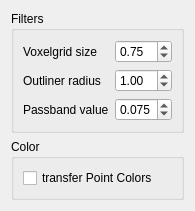
       <widget class="QWidget" name="page_Mesh">
        <property name="geometry">
         <rect>
          <x>0</x>
          <y>0</y>
          <width>168</width>
          <height>185</height>
         </rect>
        </property>
        <property name="layoutDirection">
         <enum>Qt::LeftToRight</enum>
        </property>
        <attribute name="label">
         <string>Mesh</string>
        </attribute>
        <layout class="QVBoxLayout" name="verticalLayout_5">
         <item>
          <widget class="QGroupBox" name="groupBox_Filters">
           <property name="title">
            <string>Filters</string>
           </property>
           <layout class="QGridLayout" name="gridLayout_8">
            <item row="2" column="0">
             <widget class="QLabel" name="label_MeshVoxelgridSize">
              <property name="text">
               <string>Voxelgrid size</string>
              </property>
             </widget>
            </item>
            <item row="4" column="1">
             <widget class="QDoubleSpinBox" name="doubleSpinBox_PassbandValue">
              <property name="decimals">
               <number>3</number>
              </property>
              <property name="minimum">
               <double>0.000000000000000</double>
              </property>
              <property name="maximum">
               <double>1.000000000000000</double>
              </property>
              <property name="singleStep">
               <double>0.010000000000000</double>
              </property>
              <property name="value">
               <double>0.075000000000000</double>
              </property>
             </widget>
            </item>
            <item row="4" column="0">
             <widget class="QLabel" name="label_PassbandValue">
              <property name="text">
               <string>Passband value</string>
              </property>
             </widget>
            </item>
            <item row="2" column="1">
             <widget class="QDoubleSpinBox" name="doubleSpinBox_MeshVoxelgridSize">
              <property name="decimals">
               <number>2</number>
              </property>
              <property name="minimum">
               <double>0.000000000000000</double>
              </property>
              <property name="maximum">
               <double>5.000000000000000</double>
              </property>
              <property name="singleStep">
               <double>0.100000000000000</double>
              </property>
              <property name="value">
               <double>0.750000000000000</double>
              </property>
             </widget>
            </item>
            <item row="3" column="0">
             <widget class="QLabel" name="label_MeshOutlinerRadius">
              <property name="text">
               <string>Outliner radius</string>
              </property>
             </widget>
            </item>
            <item row="3" column="1">
             <widget class="QDoubleSpinBox" name="doubleSpinBox_MeshOutlinerRadius">
              <property name="decimals">
               <number>2</number>
              </property>
              <property name="minimum">
               <double>0.000000000000000</double>
              </property>
              <property name="maximum">
               <double>10.000000000000000</double>
              </property>
              <property name="singleStep">
               <double>0.200000000000000</double>
              </property>
              <property name="value">
               <double>1.000000000000000</double>
              </property>
             </widget>
            </item>
           </layout>
          </widget>
         </item>
         <item>
          <widget class="QGroupBox" name="groupBox_Color">
           <property name="title">
            <string>Color</string>
           </property>
           <layout class="QGridLayout" name="gridLayout_9">
            <item row="0" column="0">
             <widget class="QCheckBox" name="checkBox_TransferPointColors">
              <property name="text">
               <string>transfer Point Colors</string>
              </property>
             </widget>
            </item>
           </layout>
          </widget>
         </item>
         <item>
          <spacer name="verticalSpacer_Mesh">
           <property name="orientation">
            <enum>Qt::Vertical</enum>
           </property>
           <property name="sizeHint" stdset="0">
            <size>
             <width>20</width>
             <height>40</height>
            </size>
           </property>
          </spacer>
         </item>
        </layout>
       </widget>
